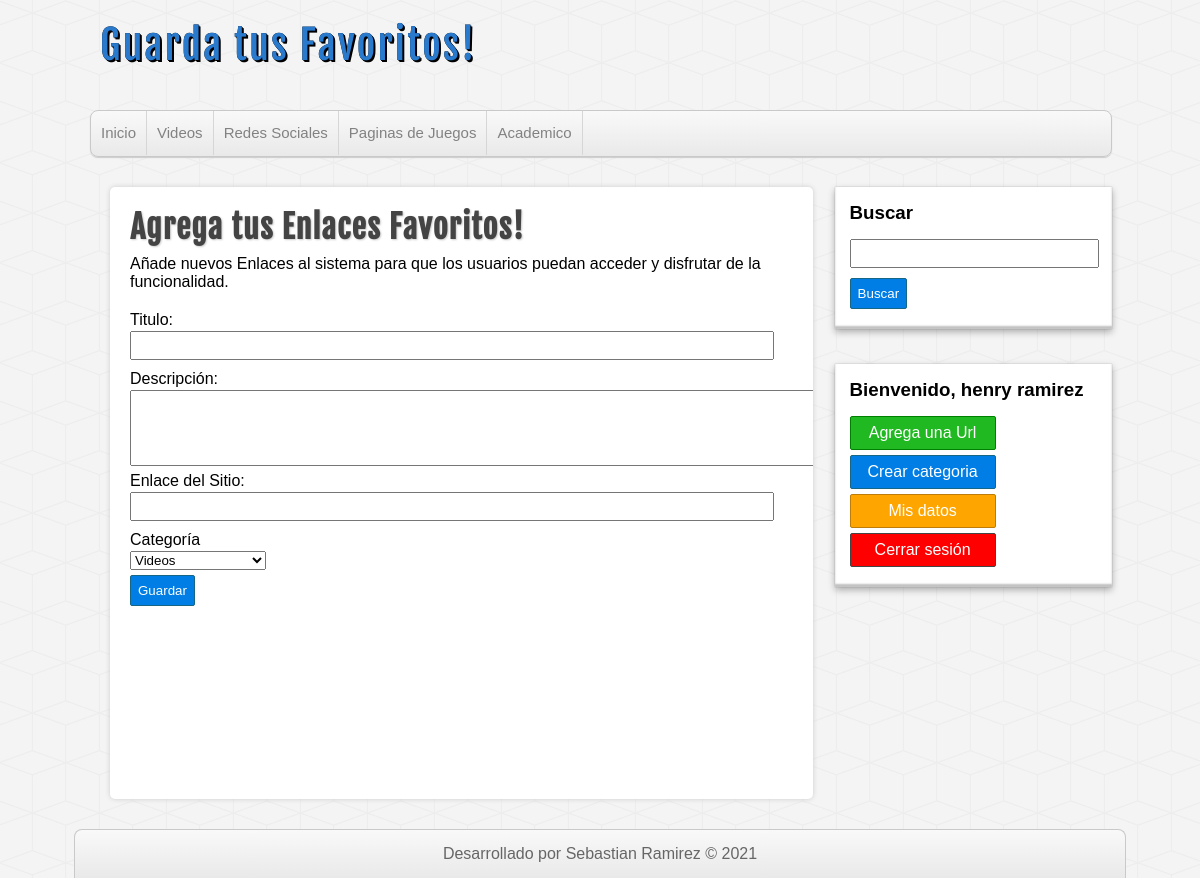
Page /views/urls/agregar-urls.php (signed in) on the committed database.
### tables this page shows
CREATE TABLE `categorias` (
  `id` int(11) NOT NULL,
  `nombre` varchar(255) NOT NULL
);

### models/helpers/helpers.php (called while the page is built, shortened)
<?php
function conseguirCategorias($conexion)
{
    $sql = "SELECT * FROM categorias ORDER BY id ASC;";
    $categorias = mysqli_query($conexion, $sql);
    $resultado = array();
    if ($categorias && mysqli_num_rows($categorias) >= 1) {
        $resultado = $categorias;
    }
    return $resultado;
}

### views/urls/agregar-urls.php (the view, shortened to what this page needs)
<?php require_once '../layout/header.php'; ?>
<?php require_once '../layout/lateral.php'; ?>
<div id="principal">
    <h1>Agrega tus Enlaces Favoritos!</h1>
    <p>
        Añade nuevos Enlaces al sistema para que los usuarios puedan
        acceder y disfrutar de la funcionalidad.
    </p>
    <br />
    <form action="../../controlador/url/agregar-url.php" method="POST">
        <label for="titulo">Titulo:</label>
        <input type="text" name="titulo" />
        <label for="descripcion">Descripción:</label>
        <textarea name="descripcion" style="margin: 0px; width: 802px; height: 74px;"></textarea>
        <label for="enlace">Enlace del Sitio:</label>
        <input type="text" name="enlace" />
        <label for="categoria">Categoría</label>
        <select name="categoria">
            <?php
            $categorias = conseguirCategorias($db);
            if (!empty($categorias)) :
                while ($categoria = mysqli_fetch_assoc($categorias)) :
            ?>
                    <option value="<?= $categoria['id'] ?>">
                        <?= $categoria['nombre'] ?>
                    </option>
            <?php
                endwhile;
            endif;
            ?>
        </select>
        <input type="submit" value="Guardar" />
    </form>
</div>
<?php require_once '../layout/footer.php'; ?>

### views/layout/header.php (shortened to what this page needs)
<?php include_once 'C:\Desarollo_Xampp\htdocs\favoritos\models\helpers\helpers.php'; ?>
<?php include_once 'C:\Desarollo_Xampp\htdocs\favoritos\config\conexion.php'; ?>
<!DOCTYPE html>
<html lang="es">
<link rel="stylesheet" type="text/css" href="http://localhost/favoritos/assets/css/style.css">
<head>
</head>
<body>
    <header id="cabecera">
        <div id="logo">
            <a href="./index.php">
                Guarda tus Favoritos!
            </a>
        </div>
        <nav id="menu">
            <ul>
                <li>
                    <a href="http://localhost/favoritos/index.php">Inicio</a>
                </li>
                <?php if (isset($_SESSION['usuario'])) : ?>
                    <?php
                    $categorias = conseguirCategorias($db);
                    if (!empty($categorias)) :
                        while ($categoria = mysqli_fetch_assoc($categorias)) :
                    ?>
                            <li>
                                <a href="http://localhost/favoritos/views/categorias/listar-por-categoria.php?id=<?= $categoria['id'] ?>">
                                    <?= $categoria['nombre'] ?></a>
                            </li>
                    <?php
                        endwhile;
                    endif;
                    ?>
                <?php endif; ?>
            </ul>
        </nav>
    </header>
    <div id="contenedor">

### assets/css/style.css (style rules this page uses)
* { margin: 0px; padding: 0px; font-family: sans-serif, Helvetica, Arial; text-decoration: none; }
body { background: url(../img/cubes.png) #f4f4f4; }
#cabecera { width: 85%; height: auto; background: transparent; margin: 0px auto; }
#logo { float: left; width: 540px; height: 110px; }
#logo a { font-family: "fajala", Helvetica; font-size: 40px; letter-spacing: 2px; color: #2979cd; text-shadow: 0px 0px 0px black, 1px 1px 0px black, 2px 2px 0px black; transition: all 500ms; line-height: 90px; margin-left: 10px; }
#menu { clear: both; width: 100%; height: 45px; background: linear-gradient(to bottom, #f9f9f9 0px, #e9e9e9 100%); border: 1px solid #c9c9c9; border-radius: 8px; box-shadow: 0px 1px 1px #ccc; overflow: hidden; }
#menu ul { list-style: none; }
#menu ul li { float: left; line-height: 44px; border-right: 1px solid #d6d6d6; }
#menu ul li a { display: block; padding-left: 10px; padding-right: 10px; font-size: 15px; color: #838282; }
#contenedor { width: 85%; height: auto; margin: 0px auto; margin-top: 30px; margin-bottom: 30px; }
label, input[type="text"], input[type="email"], input[type="password"] { display: block; width: 95%; margin-top: 2px; margin-bottom: 2px; }
input[type="text"], input[type="email"], input[type="password"] { padding: 5px; margin-bottom: 10px; }
input[type="button"], input[type="submit"], .boton { margin-top: 5px; margin-bottom: 5px; display: block; border-radius: 2px; color: white; background: #007ee5; border: 1px solid #156785; cursor: pointer; padding: 7px; }
#principal { float: left; width: 65%; min-height: 572px; background: white; border-radius: 5px; box-shadow: 0px 0px 5px #ccc; margin-left: 20px; padding: 20px; overflow: hidden; }
#principal h1 { font-size: 32px; color: #444; letter-spacing: 1px; text-shadow: 1px 1px 2px #ccc; font-family: "fajala"; }
#principal p { margin-top: 8px; }

### rows in the picture
categorias: nombre "Videos"
categorias: nombre "Redes Sociales"
categorias: nombre "Paginas de Juegos"
categorias: nombre "Academico"

### other values in the picture
$_SESSION['usuario']['nombre'] "henry"
$_SESSION['usuario']['apellido'] "ramirez"
form field categoria "Videos"
